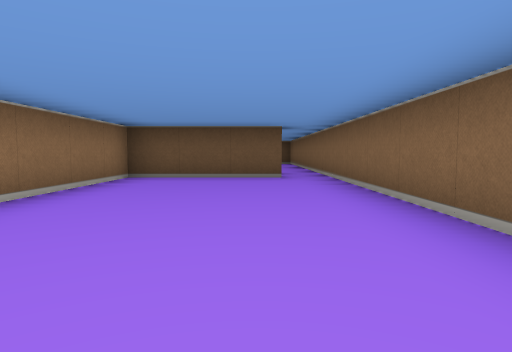
[1] (above)

17 first-person views from a walk through a cub3D maze. The camera is about half as high as the walls, tilts 4° down and sees 75° across. The floor is counted in squares. Each view is taken from the middle of a square. On the plan, view 1 faces up. The plan holds only what a view shows up to about 9 squares ahead; the rest is blank.

[2]
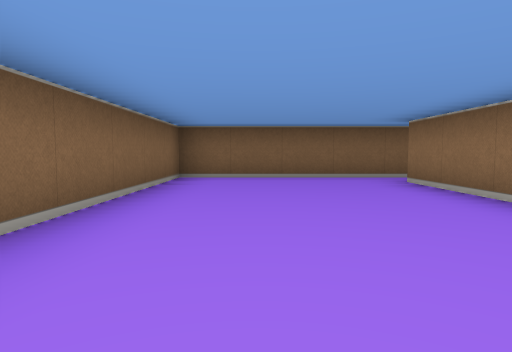

[3]
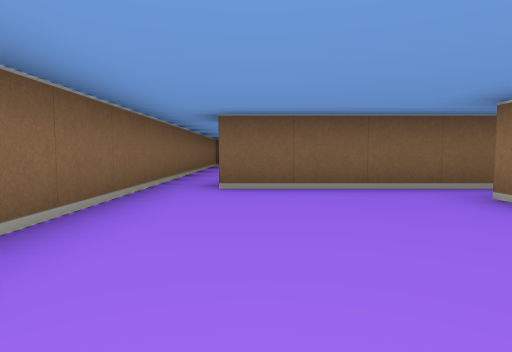

[4]
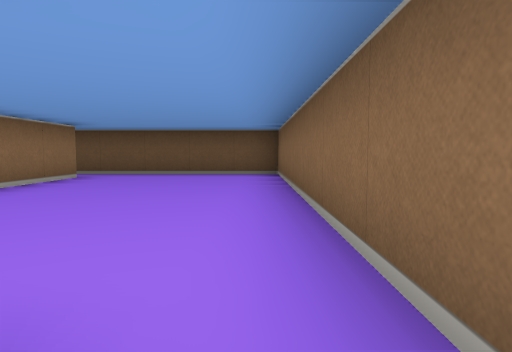

[5]
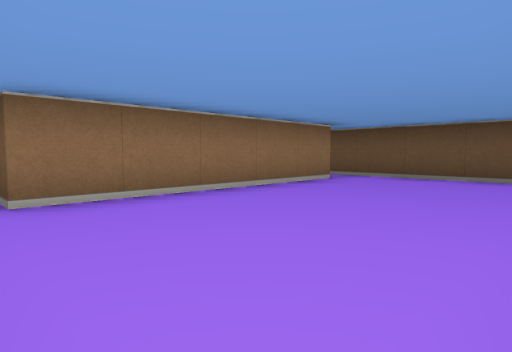

[6]
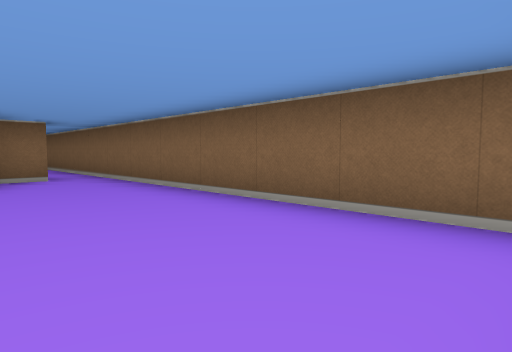

[7]
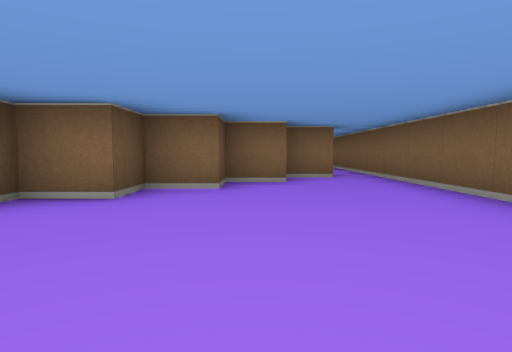

[8]
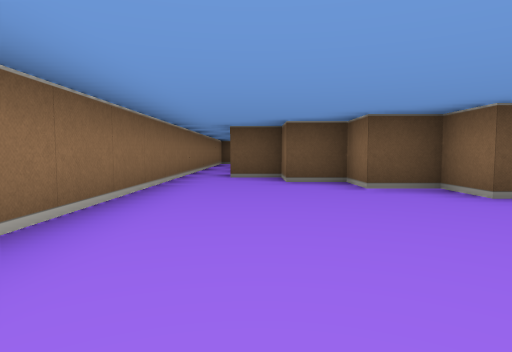

[9]
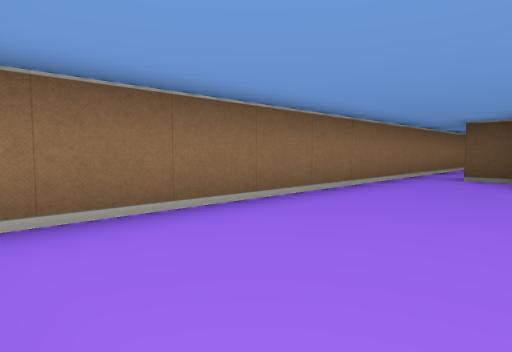

[10]
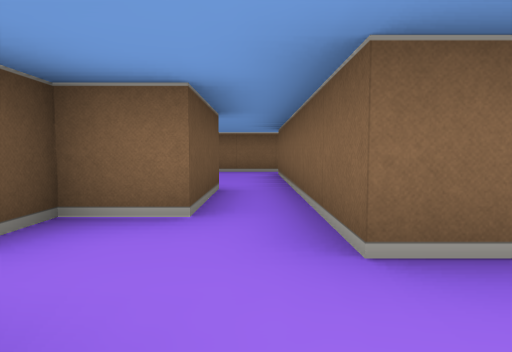

[11]
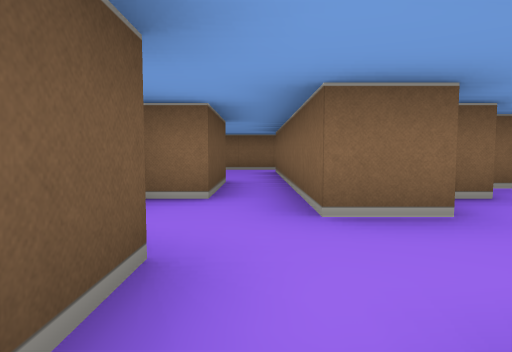

[12]
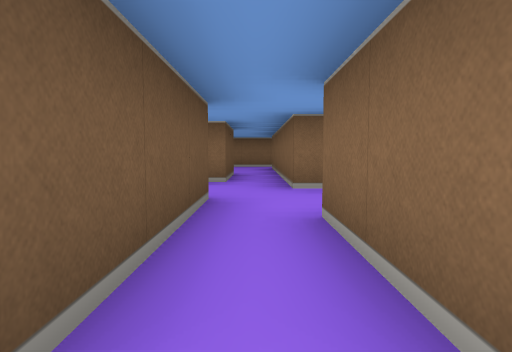

[13]
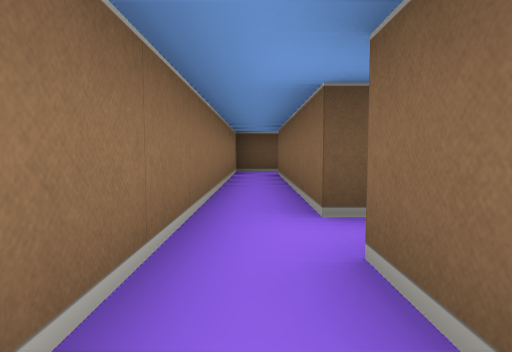

[14]
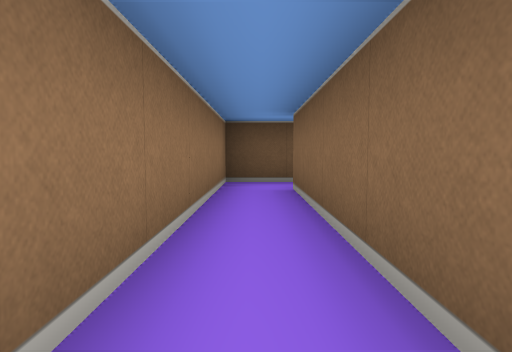

[15]
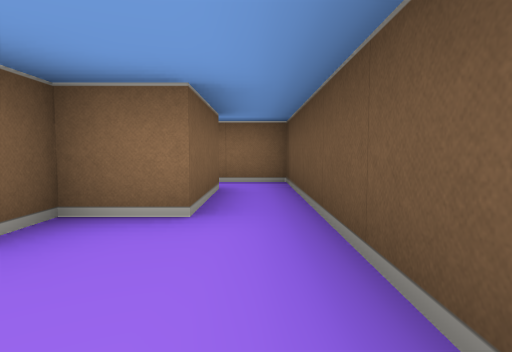

[16]
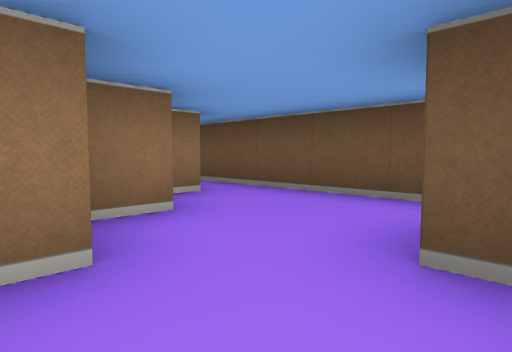

[17]
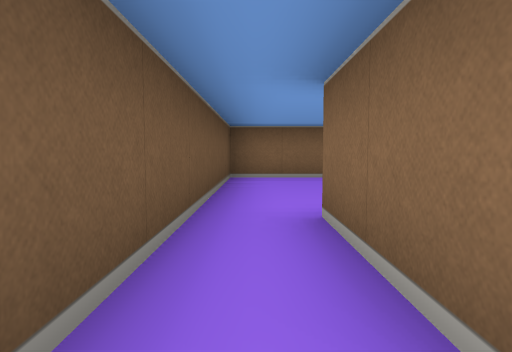

### Floor plan
Points are (right, up) in squares from view 1. A wall is a line through its corners. A room is listed if a view was taken in it or the views show most of it. See-through windows are left out.
Room 1 (views 1, 2, 4)
walls: (0.5, 6.5) (-2.5, 6.5) (-2.5, 0.5); (-2.4, -0.5) (1.5, -0.5) (1.5, 7.5)
ways out: opening at (1, 7) to room 2; opening at (-3, 0) to room 3
Room 2 (views 3, 5)
walls: (-2.5, 13.5) (-2.5, 8.5); (-2.5, 7.5) (0.5, 7.5); (1.5, 7.5) (1.5, 14.5) (-2.5, 14.5)
ways out: opening at (1, 7) to room 1; opening at (-3, 8) to room 4; opening at (-3.5, 14) to room 6
Room 3 (views 6, 7, 8, 9, 13)
walls: (-9.8, -0.5) (-2.4, -0.5); (-4.5, 1.4) (-4.5, 2.5) (-5.5, 2.5) (-5.5, 3.5) (-6.5, 3.5) (-6.5, 4.5) (-7.5, 4.5) (-7.5, 5.5) (-8.5, 5.5) (-8.5, 6.5) (-9.5, 6.5) (-9.5, 7.5); (-3.5, 0.4) (-3.5, 1.5); (-10.5, 7.6) (-10.5, 0.2)
ways out: opening at (-3, 0) to room 1; opening at (-10, 8) to room 5
Room 4 (view 10)
walls: (-5.5, 6.4) (-5.5, 7.5) (-2.5, 7.5); (-6.5, 8.5) (-7.5, 8.5); (-4.5, 5.4) (-4.5, 6); (-2.5, 8.5) (-4.5, 8.5) (-4.5, 9.5) (-5.1, 9.5)
ways out: opening at (-3, 8) to room 2; opening at (-8, 8) to room 5
Room 5 (views 11, 12, 14)
walls: (-9.5, 7.5) (-7.5, 7.5); (-7.5, 8.5) (-9.5, 8.5) (-9.5, 13.5); (-10.5, 13.5) (-10.5, 7.6)
ways out: opening at (-10, 8) to room 3; opening at (-8, 8) to room 4; opening at (-10, 13) to room 7
Room 6 (views 15, 16, 17)
walls: (-4.4, 13.5) (-2.5, 13.5); (-5.5, 11.6) (-5.5, 11.1); (-6.5, 12.6) (-6.5, 11.8); (-7.5, 13.5) (-7.5, 12.5); (-2.5, 14.5) (-6.5, 14.5)
ways out: opening at (-3.5, 14) to room 2; opening at (-7, 14) to room 7
Room 7 (no view inside)
walls: (-9.5, 13.5) (-7.5, 13.5); (-7.5, 12.5) (-6.9, 12.5); (-6.5, 14.5) (-10.5, 14.5) (-10.5, 13.5)
ways out: opening at (-10, 13) to room 5; opening at (-7, 14) to room 6

Where each view was taken, in squares from view 1:
view 1: 0 up, 0 right, facing up
view 2: 6 up, 0 right, facing down
view 3: 12 up, 0 right, facing down
view 4: 7 up, 1 right, facing up
view 5: 8 up, 1 right, facing up-left
view 6: 2 up, 10 left, facing down-right
view 7: 2 up, 10 left, facing right
view 8: 0 up, 9 left, facing up
view 9: 0 up, 8 left, facing up-left
view 10: 8 up, 7 left, facing right
view 11: 8 up, 8 left, facing right
view 12: 8 up, 10 left, facing right
view 13: 6 up, 10 left, facing up
view 14: 9 up, 10 left, facing up
view 15: 14 up, 5 left, facing left
view 16: 11 up, 4 left, facing up-left
view 17: 14 up, 5 left, facing right
